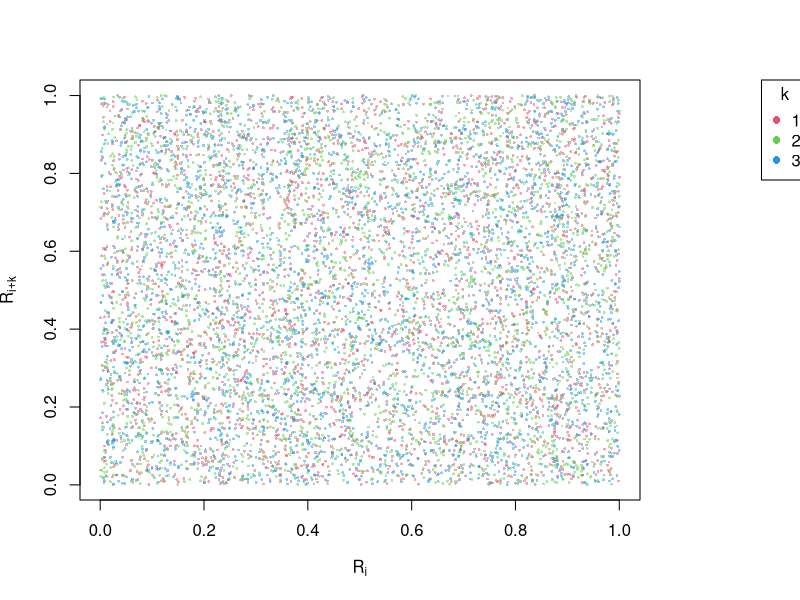
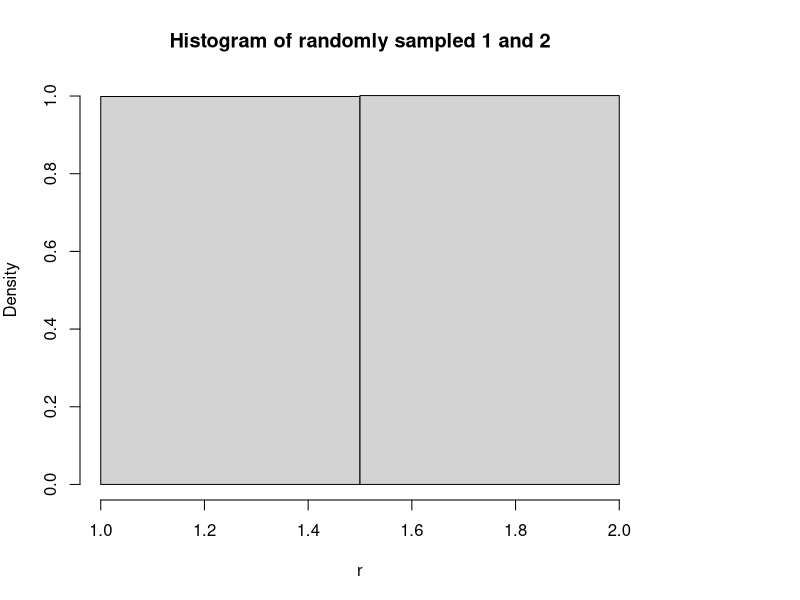
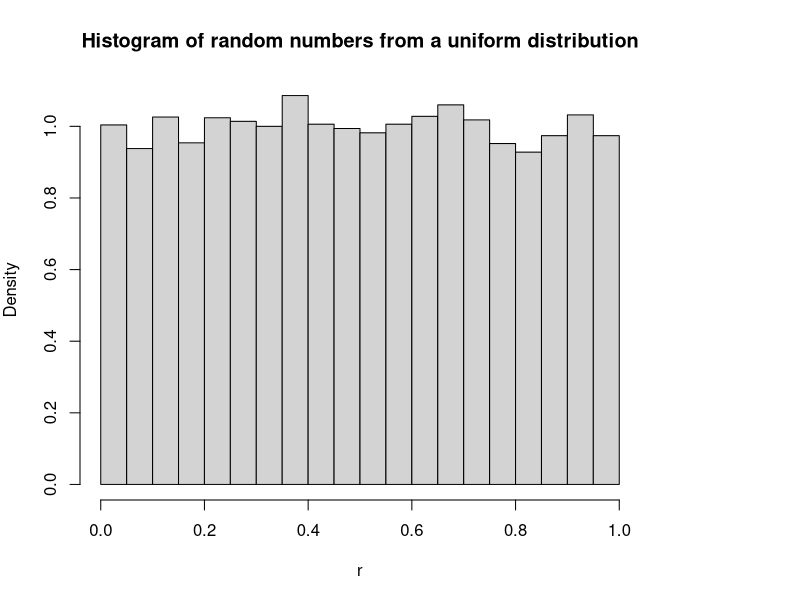
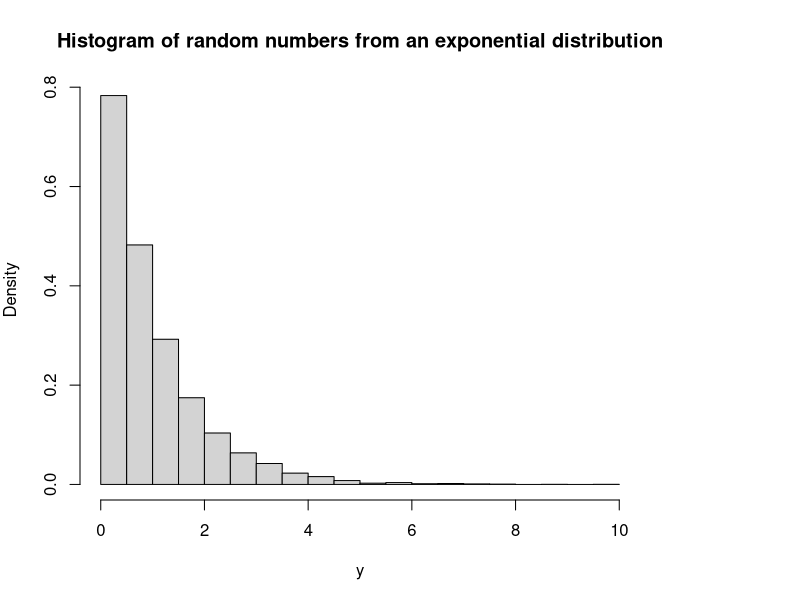
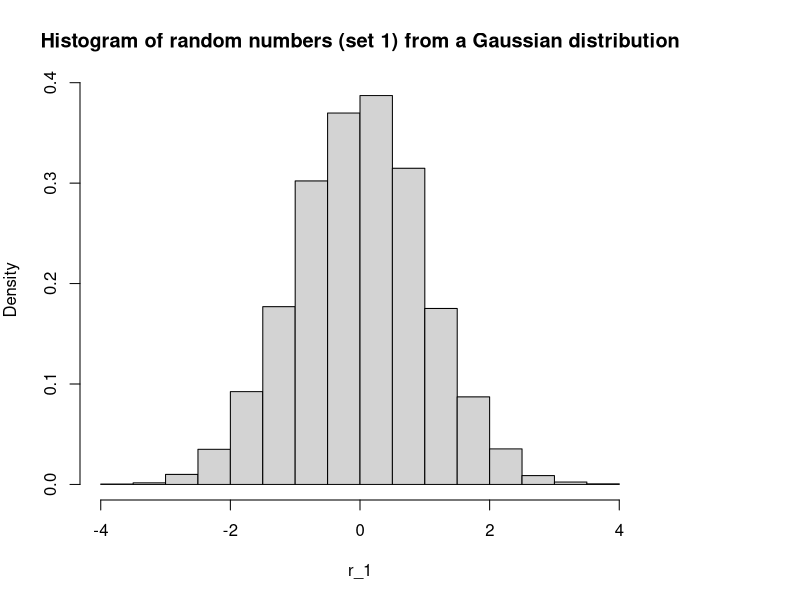
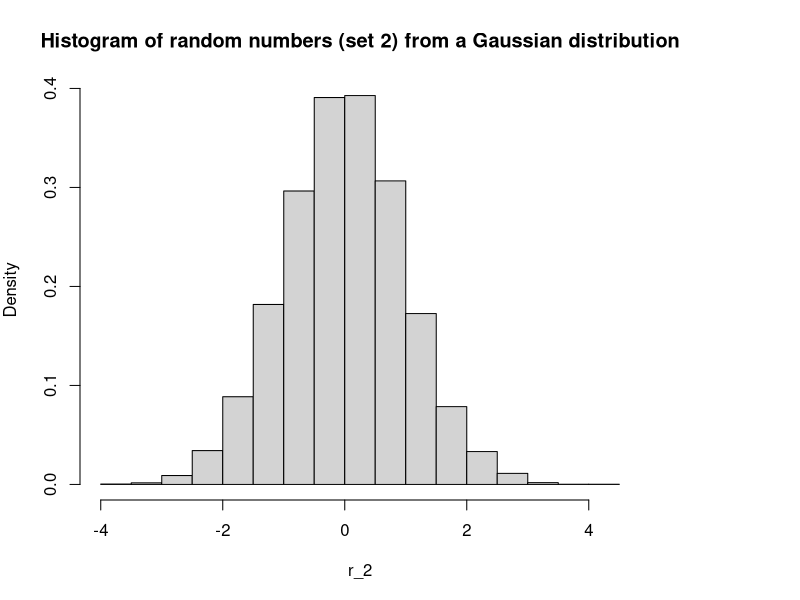

Here is the R script that generated these plots, in order:
## ---- chunk 1
knitr::opts_chunk$set(echo = TRUE)
## ---- chunk 2
library(scales)
set.seed(10)   # set the RNG seed
n = 3000 # total number of values to be tested
r = runif(n)  # generate a series of n pseduo-random numbers from the R default RNG

## a visual test for RNGs
rng_test <- function(r){
  # r: a series of random numbers
  par(mar=c(5, 4, 4, 8), xpd=TRUE)
  plot(r[1:(n-1)], r[2:n], type = 'p', pch = 16, cex = 0.4, col = alpha(2, 0.5),
       xlab = bquote(R[i]), ylab = bquote(R[i+k]))
  points(r[1:(n-2)], r[3:n], pch = 16, cex = 0.4, col = alpha(3, 0.5))
  points(r[1:(n-3)], r[4:n], pch = 16, cex = 0.4, col = alpha(4, 0.5))
  legend("topright", inset=c(-0.3,0), title = "k",legend = c("1", "2", "3"), 
         col=c(2:4), pch= c(16,16,16))
}

rng_test(r)
## ---- chunk 3
n = 10000
r_binary = sample(x = 2, size = n, replace = T)
hist(r_binary, freq = F, xlab = "r", breaks = 2, main = "Histogram of randomly sampled 1 and 2")
## ---- chunk 4
n = 10000
r = runif(n)
y = -log(r) # random numbers from an exponential distribution
hist(r, freq = F, xlab = "r", main = "Histogram of random numbers from a uniform distribution")
hist(y, freq = F, xlab = "y", main = "Histogram of random numbers from an exponential distribution")
## ---- chunk 5
# RNG for a Gaussian distribution, of course you don't need this. But it's interesting to know how it works.
ran_gaussian <- function(){
  repeat{
    x = 2*runif(2) -1 # generate two random numbers uniformly from [-1, 1]
    R2 = sum(x*x)
    if(R2 < 1.0 & abs(R2) > 10^-6 ) break
  }
  fac = sqrt(-2*log(R2)/R2)
  return(x*fac)
}

n = 10000
y = unlist(replicate(n,ran_gaussian()))
hist(y[1,], freq = F, xlab = "r_1", main = "Histogram of random numbers (set 1) from a Gaussian distribution")
hist(y[2,], freq = F, xlab = "r_2", main = "Histogram of random numbers (set 2) from a Gaussian distribution")
